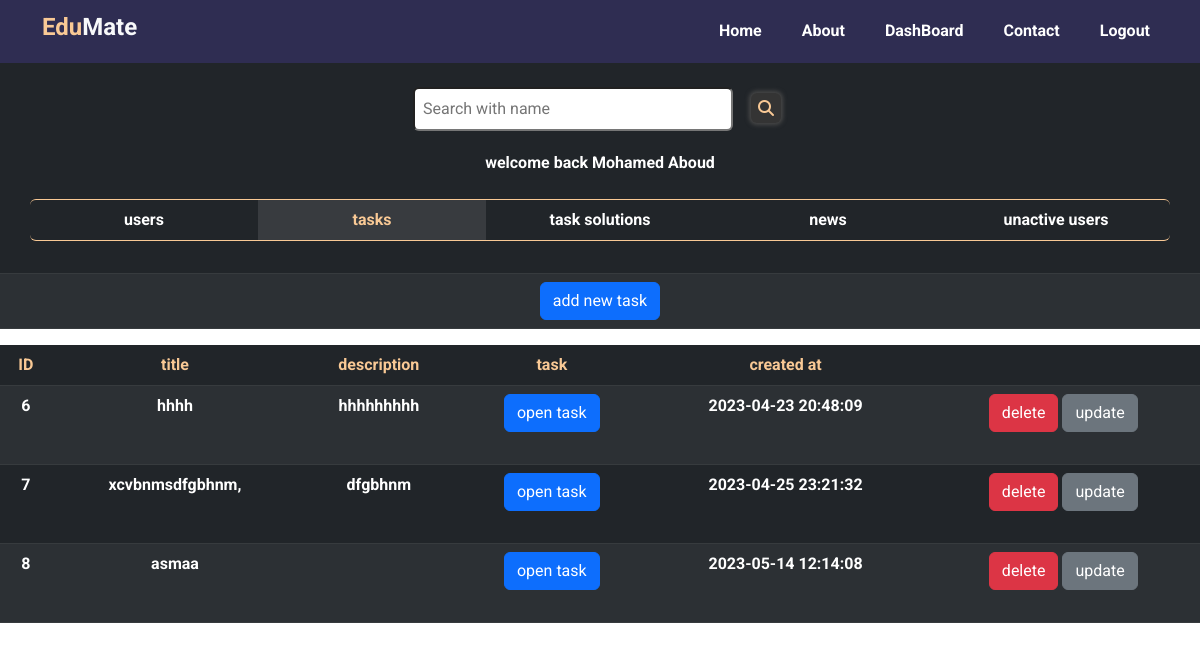
The page /heads/task.php (signed in) on the database its author committed.
### tables this page shows
CREATE TABLE `heads` (
  `id` int(11) NOT NULL,
  `name` varchar(255) NOT NULL,
  `photo` varchar(255) NOT NULL,
  `phoneNum` int(11) NOT NULL,
  `email` varchar(255) NOT NULL,
  `password` varchar(255) NOT NULL,
  `committe_id` int(11) NOT NULL,
  `apply` tinyint(4) NOT NULL DEFAULT 0
);

CREATE TABLE `tasks` (
  `id` int(11) NOT NULL,
  `title` varchar(255) NOT NULL,
  `description` varchar(255) DEFAULT NULL,
  `path` varchar(255) NOT NULL,
  `head_id` int(11) NOT NULL,
  `created` timestamp NOT NULL DEFAULT current_timestamp() ON UPDATE current_timestamp()
);

### heads/task.php (the view, shortened to what this page needs)
<?php
if (isset($_SESSION['id'])) {
    require '../connect.php';
    $use = $con->prepare('select apply from heads where id = ? ');
    $use->execute(array($_SESSION['id']));
    $coun = $use->fetch();
    if($coun[0]){
    ?>
<!DOCTYPE html>
<html lang="en">
<head>
    <link rel="stylesheet" href="../css/normalize.css">
    <link rel="stylesheet" href="../css/bootstrap.min.css">
    <link rel="stylesheet" href="../css/all.min.css">
    <link rel="stylesheet" href="../css/Style.css">
    <link rel="stylesheet" href="https://cdn.jsdelivr.net/npm/swiper@9/swiper-bundle.min.css" />
</head>
<body>
<?php
require 'header.php';
?>
    <section class="Dashboard fw-bold text-center">
        <div class="users_info pt-4 bg-dark">
            <div class="search">
                <form action=" " method="get">
                    <input class="input_search me-2" type="search" placeholder="Search with name" name="search" aria-label="Search">
                    <button type="submit" class="search_icon"  style="background-color:transparent;border:0"><i class="fa-solid fa-magnifying-glass"></i></button>
                </form>
                <?php
                    $usek = $con->prepare('select name from heads where id = ? ');
                    $usek->execute(array($_SESSION['id']));
                    $counk = $usek->fetch();
                ?>
                <div style=' color:white'>welcome back <?= $counk[0]?></div>
            </div>
            <table class="table table-dark table-striped">
                <thead>
                    <tr>
                        <th>
                            <div class="container">
                                <div class="row methods mt-3 mb-4 rounded">
                                    <a class="col nav-link p-2" href="./DashBoard.php" >users</a>
                                    <a class="col nav-link p-2 active" href="./task.php" >tasks</a>
                                    <a class="col nav-link p-2" href="./solutions.php" >task solutions</a>
                                    <a class="col nav-link p-2" href="./new.php" >news</a>
                                    <a class="col nav-link p-2" href="./unactive.php" >unactive users</a>
                                </div>
                            </div>
                        </th>
                    </tr>
                </thead>
                <tbody>
                    <tr>
                        <td colspan="3"><button type="button" class="btn btn-primary" data-bs-toggle="modal" data-bs-target="#exampleModal" data-bs-whatever="@mdo">add new task</button></td>
                    </tr>
                </tbody>
            </table>
        </div>
        <table class="table table-dark table-striped mt-1">
            <thead>
                <tr class="Header_elements">
                    <th scope="col">ID</th>
                    <th scope="col">title</th>
                    <th scope="col">description</th>
                    <th scope="col">task</th>
                    <th scope="col">created at</th>
                    <th scope="col"></th>
                </tr>
            </thead>
            <tbody>
                <?php
                $select = $con->prepare(' select * from tasks where head_id = ? ');
                $select->execute(array($_SESSION['id']));
                $committes = $select->fetchAll();
                foreach($committes as $committe){
            ?>
                <tr>
                <th scope="row"><?=$committe['id']?></th>
                <td><?=$committe['title']?></td>
                <td><?=$committe['description']?></td>
                <td><?php
                    if($committe['path']){
                        echo '<a href="uploads/'.$committe['path'].'" target="_blank"><div color="black"><button class="btn btn-primary" >open task</button></div></a><br>';
                    }
                    ?></td>
                    <td><?=$committe['created']?></td>
                    <td><button class="btn btn-danger"  onclick="deletecommitte(<?=$committe['id']?>)">delete</button>
                    <button class="btn btn-secondary" onclick="editcommitte(`<?=$committe['title']?>` ,`<?=$committe['description']?>`,`<?=$committe['id']?>`)">update</button>
                    </td>
                </tr>
                <?php } ?>
            </tbody>
        </table>
    </section>
</body>
</html>
<?php
    }
} else {
    header('Location: ../404.php');
    exit();
}
?>

### css/Style.css (style rules this page uses)
:root { --dark-color: #2F2D52; --green-color: #B2F4DB; --yellow-color: #F9C995; --section-color: #eff7fa; --heading-color: #2D2F50; }
* { box-sizing: border-box; }
body { font-family: 'Roboto', sans-serif; min-height: 100vh; }
.Dashboard .search .input_search { width: 20rem; margin-bottom: 20px; padding: 0.5rem; outline: none; border-radius: 6px; }
.Dashboard .search .search_icon i { background-color: #343434; width: 30px; height: 30px; display: flex; justify-content: center; align-items: center; color: var(--yellow-color); border-radius: 6px; box-shadow: 0 0 4px 2px #494949; }
.Dashboard .methods { border: 1px solid var(--yellow-color); border-left: none; border-right: none; border-color: var(--yellow-color); }
.Dashboard .methods .nav-link { color: white; border: none; background-color: transparent; transition: 0.3s; }
.Dashboard .methods .nav-link.active { color: var(--yellow-color); background-color: rgba(255, 255, 255, 0.1); }
.Dashboard .Header_elements th { color: var(--yellow-color); }

### rows shown on the page
heads: name "Mohamed Aboud"
tasks: id "6", title "hhhh", description "hhhhhhhhh", created "2023-04-23 20:48:09"
tasks: id "7", title "xcvbnmsdfgbhnm,", description "dfgbhnm", created "2023-04-25 23:21:32"
tasks: id "8", title "asmaa", created "2023-05-14 12:14:08"
